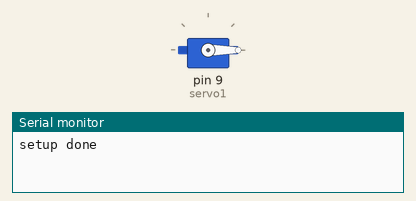
A sketch run on a simulated Arduino Uno, built with avr-gcc and run on an emulated ATmega328P. Shown: servo, the last lines printed to the serial monitor.

Above: at 0.05 s.
At 4.45 s:
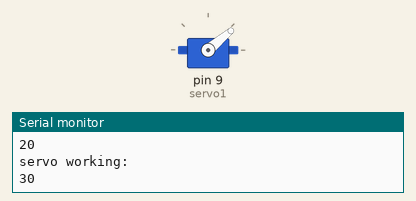
At 8.95 s:
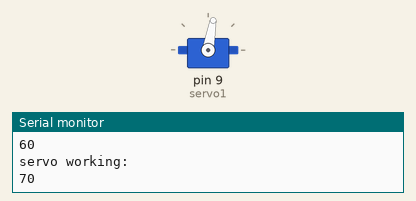
At 17.95 s:
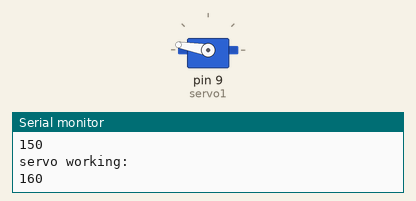
Timing chart, 0 to 23.4 s (numbered marks = the images above):
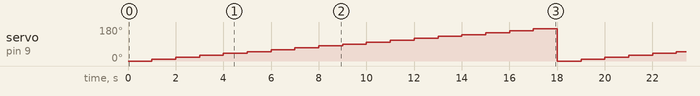

The sketch:

ServoTesting.ino
```cpp
#include <Servo.h> // Note that this library disables PWM on pins 9 and 10

Servo servo1;  // servo control object

void setup()
{
  Serial.begin(9600);
  servo1.attach(9); //Begin sending control signals to the servo.
  Serial.println("setup done");
}


void loop()
{
  int position;
  bool scan;

  // Servos can turn between 0 and 180 degrees.

for(position = 0; position < 180; position += 10)
    {
      servo1.write(position);  // Move to next position
      delay(1000);               // Short pause to allow it to move
      Serial.println("servo working: ");
      Serial.println(position);
    }

/*
    // Tell servo to go to 0 degrees, stepping by one degree

    for(position = 180; position >= 0; position -= 10)
    {
      servo1.write(position);  // Move to next position
      delay(1000);               // Short pause to allow it to move
      Serial.println("servo working: ");
      Serial.println(position);
    }
*/
//    servo1.write(random(0,180));//testing
//    delay(500);
//    Serial.println("Zero");
//    servo1.write(0);//testing
//    delay(5000);

//    Serial.println("180");
//   servo1.write(180);//testing
//    delay(5000);
}
```

Measured:
- by itself, servo on pin 9 (servo1): repeats every 18.0 s: 20° 1.0 s, 30° 1.0 s, 40° 1.0 s, 50° 1.0 s, 60° 1.0 s, 70° 1.0 s, 80° 1.0 s, 90° 1.0 s, 100° 1.0 s, 110° 1.0 s, 120° 1.0 s, 130° 1.0 s, 140° 1.0 s, 150° 1.0 s, 160° 1.0 s, 170° 1.0 s, 0° 1.0 s, 10° 1.0 s
